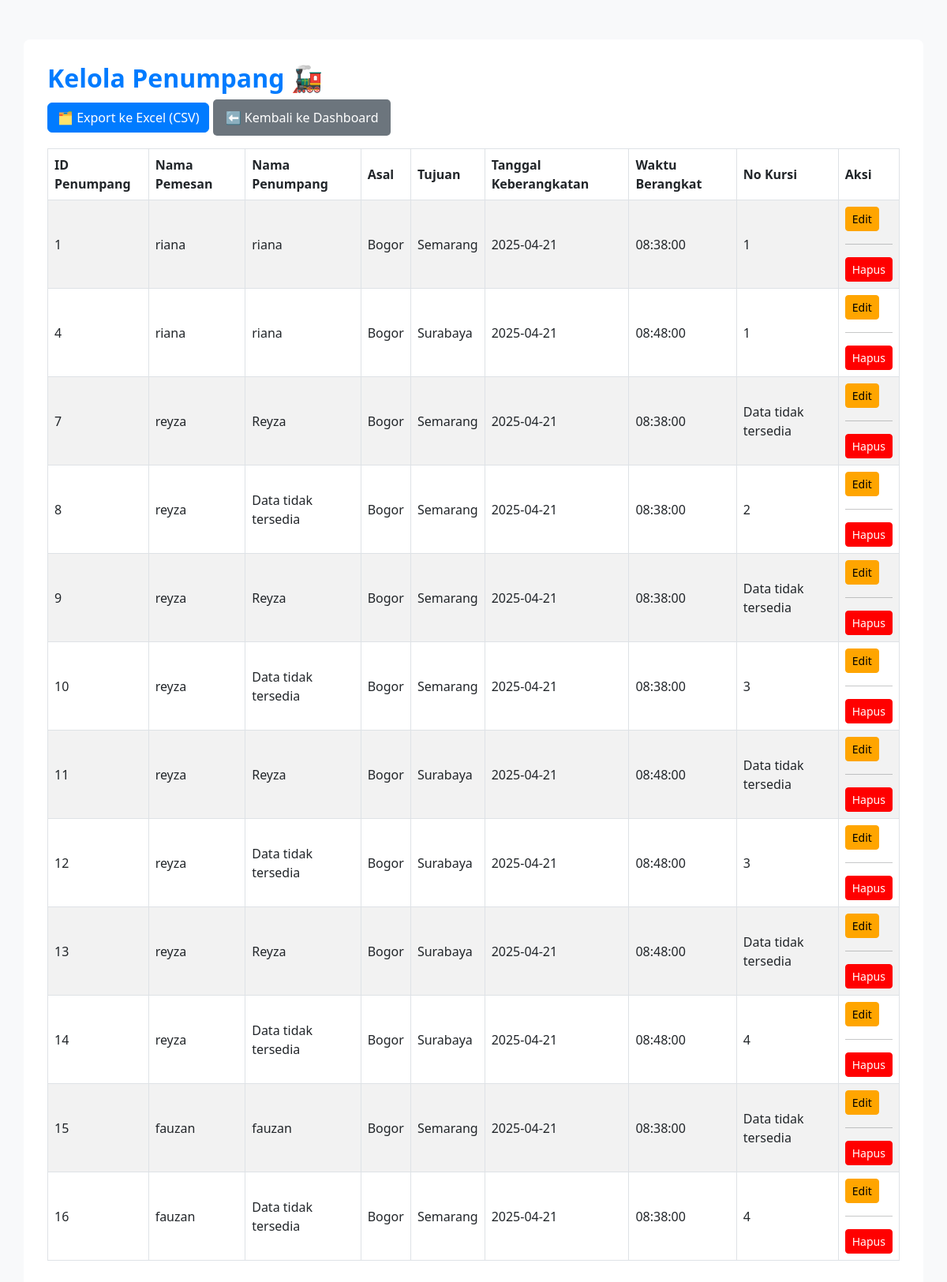
Screenshot of /kelola_penumpang.php with the database file from the repository.
### tables this page shows
CREATE TABLE `penumpang` (
  `id_penumpang` int(11) NOT NULL,
  `id_pemesanan` int(11) NOT NULL,
  `nama_penumpang` varchar(255) NOT NULL,
  `no_kursi` int(11) NOT NULL
);

CREATE TABLE `users` (
  `id_user` int(11) NOT NULL,
  `nama` varchar(255) NOT NULL,
  `email` varchar(100) NOT NULL,
  `password` varchar(255) NOT NULL,
  `role` enum('admin','user') NOT NULL,
  `create_account` timestamp NOT NULL DEFAULT current_timestamp() ON UPDATE current_timestamp()
);

CREATE TABLE `jadwal` (
  `id_jadwal` int(11) NOT NULL,
  `id_kereta` int(11) NOT NULL,
  `asal` varchar(255) NOT NULL,
  `tujuan` varchar(255) NOT NULL,
  `tanggal` date NOT NULL,
  `waktu_berangkat` time NOT NULL,
  `waktu_tiba` time NOT NULL,
  `harga` decimal(10,2) NOT NULL
);

### kelola_penumpang.php (the view, shortened to what this page needs)
<?php
include 'koneksi.php';
$query = "
    SELECT penumpang.id_penumpang, penumpang.id_pemesanan, penumpang.nama_penumpang, penumpang.no_kursi, pemesanan.id_jadwal, pemesanan.id_user, users.nama AS nama_pemesan,
           jadwal.asal, jadwal.tujuan, jadwal.tanggal, jadwal.waktu_berangkat
    FROM penumpang
    JOIN pemesanan ON penumpang.id_pemesanan = pemesanan.id_pemesanan
    JOIN jadwal ON pemesanan.id_jadwal = jadwal.id_jadwal
    JOIN users ON pemesanan.id_user = users.id_user
";
$data_penumpang = mysqli_query($conn, $query);
?>
<!DOCTYPE html>
<html lang="id">
<head>
    <link href="https://cdn.jsdelivr.net/npm/bootstrap@5.3.0-alpha1/dist/css/bootstrap.min.css" rel="stylesheet">
</head>
<body>
<div class="container">
    <h2>Kelola Penumpang 🚂</h2>
    <a href="kelola_penumpang.php?export=excel" class="btn btn-primary mb-3">🗂️ Export ke Excel (CSV)</a>
    <a href="dashboard_admin.php" class="btn btn-back mb-3">⬅ Kembali ke Dashboard</a>
    <table class="table table-bordered table-striped">
        <thead class="thead-dark">
            <tr>
                <th>ID Penumpang</th>
                <th>Nama Pemesan</th>
                <th>Nama Penumpang</th>
                <th>Asal</th>
                <th>Tujuan</th>
                <th>Tanggal Keberangkatan</th>
                <th>Waktu Berangkat</th>
                <th>No Kursi</th>
                <th>Aksi</th>
            </tr>
        </thead>
        <tbody>
            <?php while ($row = mysqli_fetch_assoc($data_penumpang)) : ?>
                <tr>
                    <td><?= $row['id_penumpang'] ?></td>
                    <td><?= $row['nama_pemesan'] ?></td>
                    <td><?= !empty($row['nama_penumpang']) ? $row['nama_penumpang'] : 'Data tidak tersedia' ?></td>
                    <td><?= $row['asal'] ?></td>
                    <td><?= $row['tujuan'] ?></td>
                    <td><?= $row['tanggal'] ?></td>
                    <td><?= $row['waktu_berangkat'] ?></td>
                    <td><?= !empty($row['no_kursi']) ? $row['no_kursi'] : 'Data tidak tersedia' ?></td>
                    <td>
                        <a href="edit_penumpang.php?id=<?= $row['id_penumpang'] ?>" class="btn btn-warning btn-sm">Edit</a>
                        <hr>
                        <a href="?hapus=<?= $row['id_penumpang'] ?>" class="btn btn-danger btn-sm" onclick="return confirm('Yakin ingin menghapus penumpang ini?')">Hapus</a>
                    </td>
                </tr>
            <?php endwhile; ?>
        </tbody>
    </table>
</div>
</body>
</html>

### kelola_penumpang.php (style rules this page uses)
body { background-color: #f8f9fa; padding-top: 50px; }
.container { background-color: white; border-radius: 8px; padding: 30px; }
h2 { color: #007bff; font-weight: bold; }
.table th, .table td { vertical-align: middle; }
.btn-back { background-color: #6c757d; color: white; text-decoration: none; padding: 10px 15px; border-radius: 5px; }
.btn-danger { background-color: red; border-color: red; }
.btn-warning { background-color: orange; border-color: orange; }
.btn-primary { background-color: #007bff; border-color: #007bff; }

### rows the page displays
penumpang: id_penumpang "1", users.nama "riana", nama_penumpang "riana", jadwal.asal "Bogor", jadwal.tujuan "Semarang", jadwal.tanggal "2025-04-21", jadwal.waktu_berangkat "08:38:00", no_kursi "1"
penumpang: id_penumpang "4", users.nama "riana", nama_penumpang "riana", jadwal.asal "Bogor", jadwal.tujuan "Surabaya", jadwal.tanggal "2025-04-21", jadwal.waktu_berangkat "08:48:00", no_kursi "1"
penumpang: id_penumpang "7", users.nama "reyza", nama_penumpang "Reyza", jadwal.asal "Bogor", jadwal.tujuan "Semarang", jadwal.tanggal "2025-04-21", jadwal.waktu_berangkat "08:38:00", no_kursi "Data tidak tersedia"
penumpang: id_penumpang "8", users.nama "reyza", nama_penumpang "Data tidak tersedia", jadwal.asal "Bogor", jadwal.tujuan "Semarang", jadwal.tanggal "2025-04-21", jadwal.waktu_berangkat "08:38:00", no_kursi "2"
penumpang: id_penumpang "9", users.nama "reyza", nama_penumpang "Reyza", jadwal.asal "Bogor", jadwal.tujuan "Semarang", jadwal.tanggal "2025-04-21", jadwal.waktu_berangkat "08:38:00", no_kursi "Data tidak tersedia"
penumpang: id_penumpang "10", users.nama "reyza", nama_penumpang "Data tidak tersedia", jadwal.asal "Bogor", jadwal.tujuan "Semarang", jadwal.tanggal "2025-04-21", jadwal.waktu_berangkat "08:38:00", no_kursi "3"
penumpang: id_penumpang "11", users.nama "reyza", nama_penumpang "Reyza", jadwal.asal "Bogor", jadwal.tujuan "Surabaya", jadwal.tanggal "2025-04-21", jadwal.waktu_berangkat "08:48:00", no_kursi "Data tidak tersedia"
penumpang: id_penumpang "12", users.nama "reyza", nama_penumpang "Data tidak tersedia", jadwal.asal "Bogor", jadwal.tujuan "Surabaya", jadwal.tanggal "2025-04-21", jadwal.waktu_berangkat "08:48:00", no_kursi "3"
penumpang: id_penumpang "13", users.nama "reyza", nama_penumpang "Reyza", jadwal.asal "Bogor", jadwal.tujuan "Surabaya", jadwal.tanggal "2025-04-21", jadwal.waktu_berangkat "08:48:00", no_kursi "Data tidak tersedia"
penumpang: id_penumpang "14", users.nama "reyza", nama_penumpang "Data tidak tersedia", jadwal.asal "Bogor", jadwal.tujuan "Surabaya", jadwal.tanggal "2025-04-21", jadwal.waktu_berangkat "08:48:00", no_kursi "4"
penumpang: id_penumpang "15", users.nama "fauzan", nama_penumpang "fauzan", jadwal.asal "Bogor", jadwal.tujuan "Semarang", jadwal.tanggal "2025-04-21", jadwal.waktu_berangkat "08:38:00", no_kursi "Data tidak tersedia"
penumpang: id_penumpang "16", users.nama "fauzan", nama_penumpang "Data tidak tersedia", jadwal.asal "Bogor", jadwal.tujuan "Semarang", jadwal.tanggal "2025-04-21", jadwal.waktu_berangkat "08:38:00", no_kursi "4"
